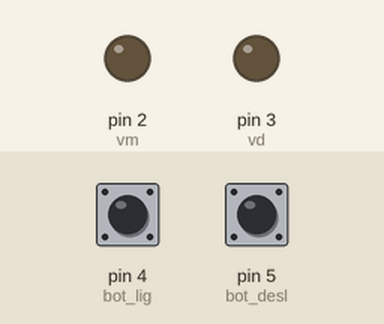
The sketch below on a simulated Arduino Uno, built with avr-gcc and run on an emulated ATmega328P. Parts: output pins drawn as LEDs (lit = HIGH). Inputs (shaded band) come from the test bench; at power-on: pin 4 (bot_lig) HIGH, pin 5 (bot_desl) HIGH.

Above: at 23.2 s.
23.3 s: pin 4 (bot_lig) pulled LOW for 1 s
At 24.5 s:
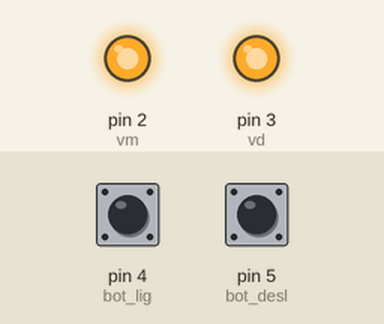
At 31.4 s:
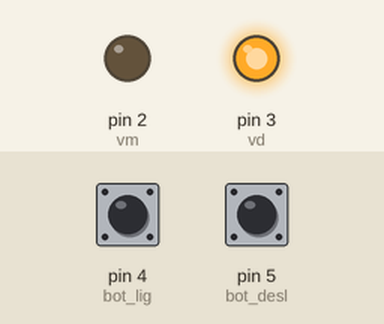
Timing chart, 0 to 49.5 s (numbered marks = the images above; inputs shaded):
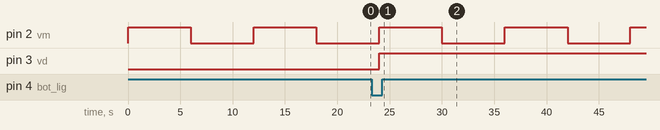

Measured:
- after the input at 23.3 s, pin 3 (vd): LOW → HIGH after 0.70 s
- by itself, pin 2 (vm): alternates HIGH for 6.0 s and LOW for 6.0 s

The sketch:

Delay.ino
```cpp
#define vm 2
#define vd 3
#define bot_lig 4
#define bot_desl 5

void setup() {
pinMode(vm,OUTPUT);
pinMode(vd,OUTPUT);
pinMode(bot_lig,INPUT_PULLUP);
pinMode(bot_desl,INPUT_PULLUP);
Serial.begin(9600);
}

void loop() {
digitalWrite(vm,1);
delay(6000);
digitalWrite(vm,0);
delay(6000);
 if(!digitalRead(bot_lig)){
  digitalWrite(vd,1);
 }
 if(!digitalRead(bot_desl)){
  digitalWrite(vd,0);
 }
}
```
